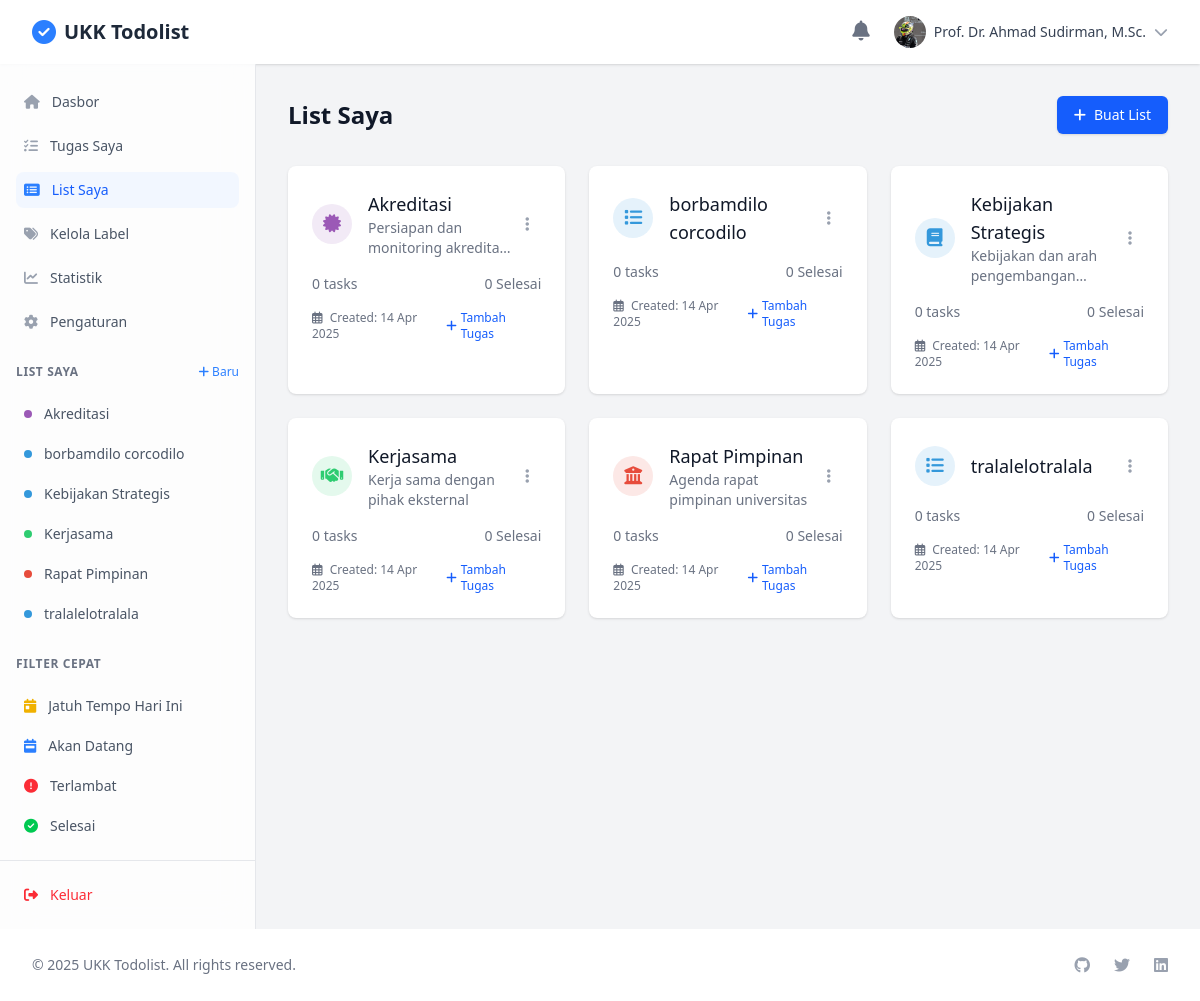
Page /modules/lists/view.php (signed in) on the committed database.
### tables this page shows
CREATE TABLE `lists` (
  `list_id` int(11) NOT NULL,
  `user_id` int(11) NOT NULL,
  `title` varchar(100) NOT NULL,
  `description` text DEFAULT NULL,
  `color` varchar(20) DEFAULT '#3498db',
  `icon` varchar(50) DEFAULT 'list',
  `is_public` tinyint(1) DEFAULT 0,
  `created_at` timestamp NOT NULL DEFAULT current_timestamp(),
  `updated_at` timestamp NOT NULL DEFAULT current_timestamp() ON UPDATE current_timestamp(),
  `is_deleted` tinyint(1) DEFAULT 0
);

### config/functions.php (called while the page is built, shortened)
<?php
function formatDate($date, $format = 'd M Y, H:i') {
    return date($format, strtotime($date));
}

### modules/lists/view.php (the view, shortened to what this page needs)
<?php
require_once '../../config/functions.php';
?>
<!DOCTYPE html>
<html lang="en">
<head>
    <link rel="stylesheet" href="../../assets/css/output.css">
    <link rel="stylesheet" href="../../node_modules/@fortawesome/fontawesome-free/css/all.min.css">
    <link rel="stylesheet" href="../../node_modules/sweetalert2/dist/sweetalert2.min.css">
    <link rel="stylesheet" href="../../node_modules/toastify-js/src/toastify.css">
</head>
<body class="bg-gray-100">
    <div class="min-h-screen flex flex-col">
        <?php include_once '../../includes/header.php'; ?>
        <div class="flex-grow flex">
            <?php include_once '../../includes/sidebar.php'; ?>
            <div class="flex-1 overflow-auto">
                <div class="max-w-7xl mx-auto px-4 sm:px-6 lg:px-8 py-8">
                    <div class="mb-8 flex justify-between items-center">
                        <div>
                            <h1 class="text-2xl font-bold text-gray-900">List Saya</h1>
                        </div>
                        <a href="create.php" class="inline-flex items-center px-4 py-2 border border-transparent rounded-md shadow-sm text-sm font-medium text-white bg-blue-600 hover:bg-blue-700 focus:outline-none focus:ring-2 focus:ring-offset-2 focus:ring-blue-500">
                            <i class="fas fa-plus mr-2"></i> Buat List
                        </a>
                    </div>
                    <?php if (!empty($lists)): ?>
                        <div class="grid grid-cols-1 gap-6 sm:grid-cols-2 lg:grid-cols-3">
                            <?php foreach ($lists as $list): ?>
                                <div class="bg-white  shadow rounded-lg hover:shadow-md transition-shadow duration-300">
                                    <div class="px-4 py-5 sm:p-6">
                                        <div class="flex items-center justify-between">
                                            <div class="flex items-center">
                                                <div class="flex-shrink-0 h-10 w-10 rounded-full flex items-center justify-center" style="background-color: <?= $list['color'] ?>20;">
                                                    <i class="fas fa-<?= $list['icon'] ?: 'list' ?> text-lg" style="color: <?= $list['color'] ?>;"></i>
                                                </div>
                                                <div class="ml-4">
                                                    <h3 class="text-lg font-medium text-gray-900">
                                                        <a href="../tasks/view.php?list_id=<?= $list['list_id'] ?>" class="hover:underline">
                                                            <?= htmlspecialchars($list['title']) ?>
                                                        </a>
                                                    </h3>
                                                    <?php if (!empty($list['description'])): ?>
                                                        <p class="text-sm text-gray-500 line-clamp-2"><?= htmlspecialchars($list['description']) ?></p>
                                                    <?php endif; ?>
                                                </div>
                                            </div>
                                            <div class="dropdown relative">
                                                <button class="text-gray-400 hover:text-gray-500 focus:outline-none cursor-pointer p-3">
                                                    <i class="fas fa-ellipsis-v"></i>
                                                </button>
                                            </div>
                                        </div>
                                        <div class="mt-4">
                                            <div class="flex justify-between text-sm text-gray-500">
                                                <span><?= $list['task_count'] ?? 0 ?> task<?= ($list['task_count'] ?? 0) != 1 ? 's' : '' ?></span>
                                                <span><?= $list['completed_count'] ?? 0 ?> Selesai</span>
                                            </div>
                                        </div>
                                        <div class="mt-4 flex justify-between">
                                            <div class="text-xs text-gray-500">
                                                <i class="far fa-calendar-alt mr-1"></i> Created: <?= formatDate($list['created_at'], 'd M Y') ?>
                                            </div>
                                            <a href="../tasks/create.php?list_id=<?= $list['list_id'] ?>" class="inline-flex items-center text-xs font-medium text-blue-600 hover:text-blue-800">
                                                <i class="fas fa-plus mr-1"></i> Tambah Tugas
                                            </a>
                                        </div>
                                    </div>
                                </div>
                            <?php endforeach; ?>
                        </div>
                    <?php endif; ?>
                </div>
            </div>
        </div>
        <?php include_once '../../includes/footer.php'; ?>
    </div>
</body>
</html>

### includes/sidebar.php (shortened to what this page needs)
<?php
$currentUser = $_SESSION['user'] ?? null;
$userId = $currentUser['user_id'] ?? null;
$isAdmin = $currentUser['role'] === 'admin';
$lists = [];
if ($userId) {
    $sql = "SELECT * FROM lists WHERE user_id = ? AND is_deleted = 0 ORDER BY title ASC";
    $stmt = $conn->prepare($sql);
    $stmt->bind_param("i", $userId);
    $stmt->execute();
    $lists = $stmt->get_result()->fetch_all(MYSQLI_ASSOC);
}
?>
<div class="hidden md:flex md:flex-shrink-0">
    <div class="flex flex-col w-64 border-r border-gray-200 bg-white/80 backdrop-blur-lg">
        <div class="h-0 flex-1 flex flex-col pt-5 pb-4 overflow-y-auto">
            <div class="px-4 space-y-4">
                <nav class="space-y-2">
                    <a href="<?= BASE_URL ?>/dashboard.php" class="flex items-center px-2 py-2 text-sm font-medium rounded-lg transition-all duration-200 <?= strpos($_SERVER['REQUEST_URI'], 'dashboard') !== false ? 'bg-blue-50/80 text-blue-600' : 'text-gray-600 hover:bg-gray-50/80 hover:text-gray-900' ?>">
                        <i class="fas fa-home mr-3 <?= strpos($_SERVER['REQUEST_URI'], 'dashboard') !== false ? 'text-blue-500' : 'text-gray-400' ?>"></i>
                        Dasbor
                    </a>
                    <a href="<?= BASE_URL ?>/modules/tasks/view.php" class="flex items-center px-2 py-2 text-sm font-medium rounded-lg transition-all duration-200 <?= strpos($_SERVER['REQUEST_URI'], 'tasks') !== false ? 'bg-blue-50/80 text-blue-600' : 'text-gray-600 hover:bg-gray-50/80 hover:text-gray-900' ?>">
                        <i class="fas fa-tasks mr-3 <?= strpos($_SERVER['REQUEST_URI'], 'tasks') !== false ? 'text-blue-500' : 'text-gray-400' ?>"></i>
                        Tugas Saya
                    </a>
                    <a href="<?= BASE_URL ?>/modules/lists/view.php" class="flex items-center px-2 py-2 text-sm font-medium rounded-lg transition-all duration-200 <?= strpos($_SERVER['REQUEST_URI'], 'lists') !== false ? 'bg-blue-50/80 text-blue-600' : 'text-gray-600 hover:bg-gray-50/80 hover:text-gray-900' ?>">
                        <i class="fas fa-list-alt mr-3 <?= strpos($_SERVER['REQUEST_URI'], 'lists') !== false ? 'text-blue-500' : 'text-gray-400' ?>"></i>
                        List Saya
                    </a>
                    <a href="<?= BASE_URL ?>/modules/tags/manage.php" class="flex items-center px-2 py-2 text-sm font-medium rounded-lg transition-all duration-200 <?= strpos($_SERVER['REQUEST_URI'], 'tags') !== false ? 'bg-blue-50/80 text-blue-600' : 'text-gray-600 hover:bg-gray-50/80 hover:text-gray-900' ?>">
                        <i class="fas fa-tags mr-3 <?= strpos($_SERVER['REQUEST_URI'], 'tags') !== false ? 'text-blue-500' : 'text-gray-400' ?>"></i>
                        Kelola Label
                    </a>
                    <a href="<?= BASE_URL ?>/modules/statistics/stats.php" class="flex items-center px-2 py-2 text-sm font-medium rounded-lg transition-all duration-200 <?= strpos($_SERVER['REQUEST_URI'], 'statistics') !== false ? 'bg-blue-50/80 text-blue-600' : 'text-gray-600 hover:bg-gray-50/80 hover:text-gray-900' ?>">
                        <i class="fas fa-chart-line mr-3 <?= strpos($_SERVER['REQUEST_URI'], 'statistics') !== false ? 'text-blue-500' : 'text-gray-400' ?>"></i>
                        Statistik
                    </a>
                    <?php if ($isAdmin): ?>
                    <a href="<?= BASE_URL ?>/modules/settings/app_settings.php" class="flex items-center px-2 py-2 text-sm font-medium rounded-lg transition-all duration-200 <?= strpos($_SERVER['REQUEST_URI'], 'settings') !== false ? 'bg-blue-50/80 text-blue-600' : 'text-gray-600 hover:bg-gray-50/80 hover:text-gray-900' ?>">
                        <i class="fas fa-cog mr-3 <?= strpos($_SERVER['REQUEST_URI'], 'settings') !== false ? 'text-blue-500' : 'text-gray-400' ?>"></i>
                        Pengaturan
                    </a>
                    <?php endif; ?>
                </nav>
            </div>
            <div class="mt-6 px-4">
                <div class="flex items-center justify-between mb-4">
                    <h2 class="text-xs font-semibold text-gray-500 uppercase tracking-wider">List Saya</h2>
                    <a href="<?= BASE_URL ?>/modules/lists/create.php" class="text-xs text-blue-500 hover:text-blue-700 transition-colors">
                        <i class="fas fa-plus"></i> Baru
                    </a>
                </div>
                <div class="space-y-1">
                    <?php foreach ($lists as $list): ?>
                    <a href="<?= BASE_URL ?>/modules/tasks/view.php?list_id=<?= $list['list_id'] ?>"
                       class="group flex items-center px-2 py-2 text-sm font-medium rounded-lg transition-all duration-200 text-gray-600 hover:bg-gray-50/80 hover:text-gray-900">
                        <span class="w-2 h-2 mr-3 rounded-full" style="background-color: <?= htmlspecialchars($list['color']) ?>"></span>
                        <span class="truncate"><?= htmlspecialchars($list['title']) ?></span>
                    </a>
                    <?php endforeach; ?>
                </div>
            </div>
            <div class="mt-6 px-4">
                <h2 class="text-xs font-semibold text-gray-500 uppercase tracking-wider mb-4">Filter Cepat</h2>
                <div class="space-y-1">
                    <a href="<?= BASE_URL ?>/modules/tasks/view.php?filter=today"
                       class="group flex items-center px-2 py-2 text-sm font-medium rounded-lg transition-all duration-200 text-gray-600 hover:bg-gray-50/80 hover:text-gray-900">
                        <i class="fas fa-calendar-day text-yellow-500 mr-3"></i>
                        <span class="truncate">Jatuh Tempo Hari Ini</span>
                    </a>
                    <a href="<?= BASE_URL ?>/modules/tasks/view.php?filter=upcoming"
                       class="group flex items-center px-2 py-2 text-sm font-medium rounded-lg transition-all duration-200 text-gray-600 hover:bg-gray-50/80 hover:text-gray-900">
                        <i class="fas fa-calendar-week text-blue-500 mr-3"></i>
                        <span class="truncate">Akan Datang</span>
                    </a>
                    <a href="<?= BASE_URL ?>/modules/tasks/view.php?filter=overdue"
                       class="group flex items-center px-2 py-2 text-sm font-medium rounded-lg transition-all duration-200 text-gray-600 hover:bg-gray-50/80 hover:text-gray-900">
                        <i class="fas fa-exclamation-circle text-red-500 mr-3"></i>
                        <span class="truncate">Terlambat</span>
                    </a>
                    <a href="<?= BASE_URL ?>/modules/tasks/view.php?status=completed"
                       class="group flex items-center px-2 py-2 text-sm font-medium rounded-lg transition-all duration-200 text-gray-600 hover:bg-gray-50/80 hover:text-gray-900">
                        <i class="fas fa-check-circle text-green-500 mr-3"></i>
                        <span class="truncate">Selesai</span>
                    </a>
                </div>
            </div>
        </div>
        <div class="flex-shrink-0 flex border-t border-gray-200 p-4">
            <a href="<?= BASE_URL ?>/modules/users/logout.php"
               class="flex items-center w-full px-2 py-2 text-sm font-medium text-red-500 hover:text-red-700 hover:bg-red-50/80 rounded-lg transition-all duration-200">
                <i class="fas fa-sign-out-alt mr-3"></i>
                <span>Keluar</span>
            </a>
        </div>
    </div>
</div>

### rows in the picture
lists: title "Akreditasi", description "Persiapan dan monitoring…", task_count "0", completed_count "0", created_at "14 Apr 2025"
lists: title "borbamdilo corcodilo", task_count "0", completed_count "0", created_at "14 Apr 2025"
lists: title "Kebijakan Strategis", description "Kebijakan dan arah…", task_count "0", completed_count "0", created_at "14 Apr 2025"
lists: title "Kerjasama", description "Kerja sama dengan pihak eksternal", task_count "0", completed_count "0", created_at "14 Apr 2025"
lists: title "Rapat Pimpinan", description "Agenda rapat pimpinan universitas", task_count "0", completed_count "0", created_at "14 Apr 2025"
lists: title "tralalelotralala", task_count "0", completed_count "0", created_at "14 Apr 2025"

### other values in the picture
APP_NAME "UKK Todolist"
$currentUser['full_name'] "Prof. Dr. Ahmad Sudirman, M.Sc."
